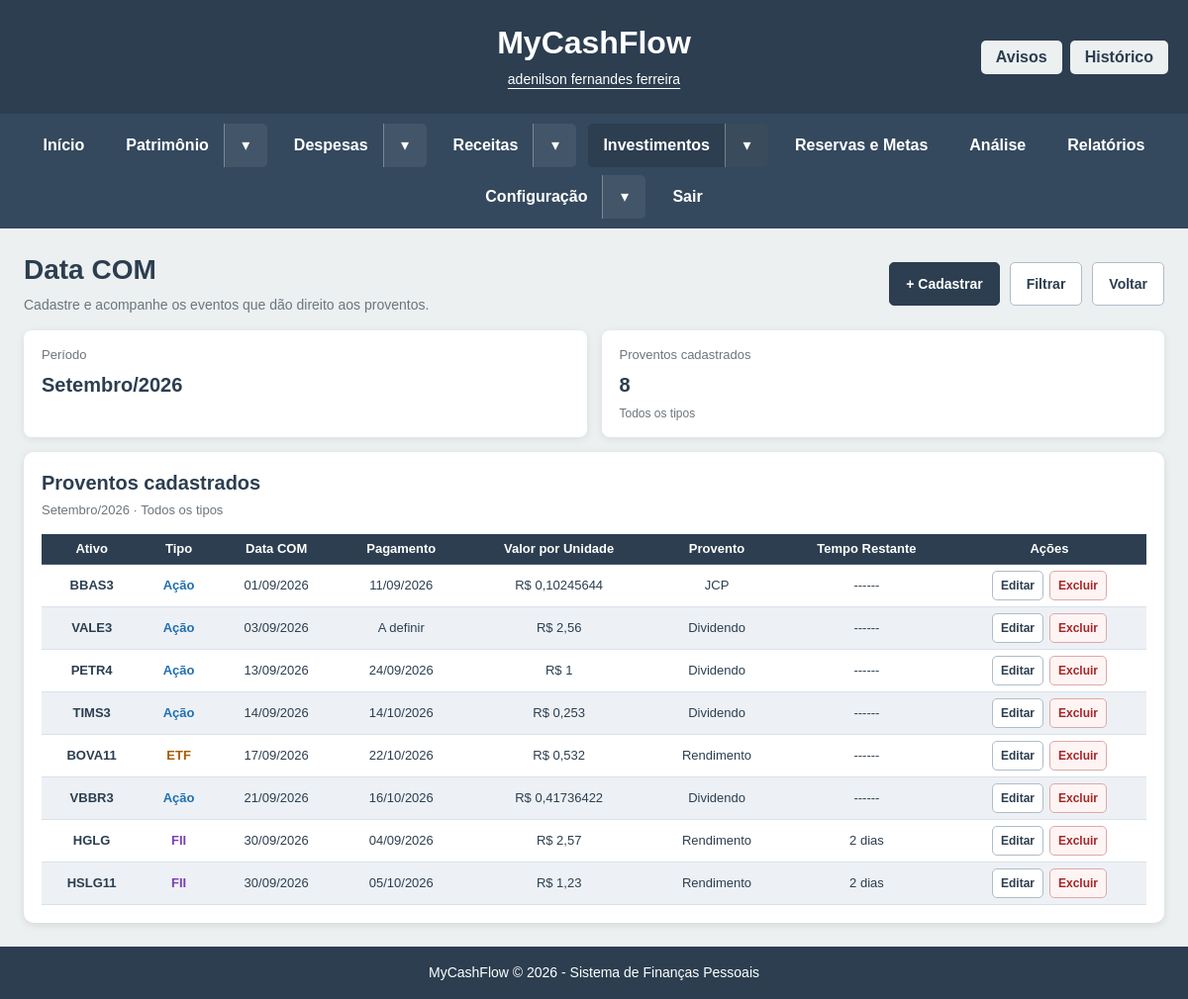
Page /views/div_datacom.php (signed in) on the committed database.
### tables this page shows
CREATE TABLE `div_datacom` (
  `id` int(11) NOT NULL,
  `usuario_id` int(11) NOT NULL,
  `ticker` varchar(10) NOT NULL,
  `tipo_ativo` enum('acao','fii','etf','bdr') NOT NULL,
  `datacom` date NOT NULL,
  `datapag` date DEFAULT NULL,
  `valor` decimal(15,8) NOT NULL,
  `tipo` enum('DIV','JCP','REND') NOT NULL
);

### includes/seguranca.php (called while the page is built, shortened)
<?php
function mcfDonoId(): int {
    return isset($GLOBALS['mcf_contexto']) ? (int)$GLOBALS['mcf_contexto']['proprietario_id'] : mcfUsuarioId();
}
function mcfUsuarioId(): int {
    $id = filter_var($_SESSION['usuario_id'] ?? null, FILTER_VALIDATE_INT, ['options'=>['min_range'=>1]]);
    return (int)$id;
}

### views/div_datacom.php (the view, shortened to what this page needs)
<?php
require_once __DIR__ . '/../config.php';
$usuario_id = mcfDonoId();
$mes = isset($_GET['mes']) ? (int)$_GET['mes'] : (int)date("n");
$ano = isset($_GET['ano']) ? (int)$_GET['ano'] : (int)date("Y");
$tipoAtivoFiltro = isset($_GET['tipo_ativo'])
    ? strtolower(trim($_GET['tipo_ativo']))
    : '';
function formatarValorProvento($valor) {
    $valorFormatado = number_format(
        (float)$valor,
        8,
        ',',
        ''
    );
    $valorFormatado = rtrim(
        $valorFormatado,
        '0'
    );
    $valorFormatado = rtrim(
        $valorFormatado,
        ','
    );
    return $valorFormatado;
}
function formatarData($data) {
    if (empty($data)) {
        return 'A definir';
    }
    return date(
        "d/m/Y",
        strtotime($data)
    );
}
function nomeTipoAtivo($tipo) {
    $tipos = [
        'acao' => 'Ação',
        'fii' => 'FII',
        'etf' => 'ETF',
        'bdr' => 'BDR'
    ];
    return $tipos[$tipo] ?? $tipo;
}
function nomeTipoProvento($tipo) {
    $tipos = [
        'DIV' => 'Dividendo',
        'JCP' => 'JCP',
        'REND' => 'Rendimento'
    ];
    return $tipos[$tipo] ?? $tipo;
}
$meses = [
    1 => "Janeiro",
    2 => "Fevereiro",
    3 => "Março",
    4 => "Abril",
    5 => "Maio",
    6 => "Junho",
    7 => "Julho",
    8 => "Agosto",
    9 => "Setembro",
    10 => "Outubro",
    11 => "Novembro",
    12 => "Dezembro"
];
$sql = "
    SELECT
        id,
        ticker,
        tipo_ativo,
        datacom,
        datapag,
        valor,
        tipo
    FROM div_datacom
    WHERE usuario_id = ?
      AND MONTH(datacom) = ?
      AND YEAR(datacom) = ?
";
$sql .= "
    ORDER BY
        datacom ASC,
        ticker ASC,
        id ASC
";
$stmt = $conn->prepare($sql);
if ($tipoAtivoFiltro !== '') {
    $stmt->bind_param(
        "iiis",
        $usuario_id,
        $mes,
        $ano,
        $tipoAtivoFiltro
    );
} else {
    $stmt->bind_param(
        "iii",
        $usuario_id,
        $mes,
        $ano
    );
}
$stmt->execute();
$result =
    $stmt->get_result();
$divs = [];
while ($row = $result->fetch_assoc()) {
    $divs[] = $row;
}
$totalRegistros = count($divs);
$tipoFiltroTexto =
    $tipoAtivoFiltro !== ''
        ? nomeTipoAtivo($tipoAtivoFiltro)
        : 'Todos os tipos';
?>
<!DOCTYPE html>
<html lang="pt-br">
<head>
    <link
        rel="stylesheet"
        href="../assets/css/style-divis.css?v=5"
    >
</head>
<body>
    <?php include("../includes/header.php"); ?>
    <?php include("../includes/menu.php"); ?>
    <main class="datacom-layout">
        <div class="datacom-cabecalho">
            <div>
                <h1 class="mcf-page-title">Data COM</h1>
                <p>
                    Cadastre e acompanhe os eventos que dão direito aos proventos.
                </p>
            </div>
            <div class="datacom-acoes">
                <button
                    type="button"
                    class="btn-datacom"
                    onclick="abrirModal('modalCadastro')"
                >
                    + Cadastrar
                </button>
                <button
                    type="button"
                    class="btn-datacom btn-secundario"
                    onclick="abrirModal('modalFiltro')"
                >
                    Filtrar
                </button>
                <a
                    href="dividendos.php"
                    class="btn-datacom btn-secundario"
                >
                    Voltar
                </a>
            </div>
        </div>
        <div class="datacom-resumo">
            <div class="datacom-card-resumo">
                <span>Período</span>
                <strong>
                    <?= htmlspecialchars(
                        $meses[$mes]
                    ) ?>/<?= $ano ?>
                </strong>
            </div>
            <div class="datacom-card-resumo">
                <span>
                    Proventos cadastrados
                </span>
                <strong>
                    <?= $totalRegistros ?>
                </strong>
                <small>
                    <?= htmlspecialchars(
                        $tipoFiltroTexto
                    ) ?>
                </small>
            </div>
        </div>
        <div class="datacom-lista">
            <div class="datacom-lista-cabecalho">
                <div>
                    <h2>
                        Proventos cadastrados
                    </h2>
                    <p>
                        <?= htmlspecialchars(
                            $meses[$mes]
                        ) ?>/<?= $ano ?>
                        ·
                        <?= htmlspecialchars(
                            $tipoFiltroTexto
                        ) ?>
                    </p>
                </div>
            </div>
            <div class="datacom-tabela-wrapper">
                <table class="datacom-tabela">
                    <thead>
                        <tr>
                            <th>Ativo</th>
                            <th>Tipo</th>
                            <th>Data COM</th>
                            <th>Pagamento</th>
                            <th>Valor por Unidade</th>
                            <th>Provento</th>
                            <th>Tempo Restante</th>
                            <th>Ações</th>
                        </tr>
                    </thead>
                    <tbody>
                        <?php if (!empty($divs)) { ?>
                            <?php foreach ($divs as $d) { ?>
                                <?php
                                $dataCom =
                                    new DateTime(
                                        $d['datacom']
                                    );
                                $dataCom->setTime(
                                    23,
                                    59,
                                    59
                                );
                                $hoje =
                                    new DateTime();
                                $hoje->setTime(
                                    0,
                                    0,
                                    0
                                );
                                $segundosRestantes =
                                    $dataCom->getTimestamp() -
                                    $hoje->getTimestamp();
                                if (
                                    $segundosRestantes <= 0
                                ) {
                                    $tempoRestante =
                                        "------";
                                } else {
                                    $diasRestantes =
                                        (int)ceil(
                                            $segundosRestantes /
                                            86400
                                        );
                                    $tempoRestante =
                                        $diasRestantes === 1
                                            ? "1 dia"
                                            : "{$diasRestantes} dias";
                                }
                                ?>
                                <tr>
                                    <td class="datacom-ativo">
                                        <?= htmlspecialchars(
                                            $d['ticker']
                                        ) ?>
                                    </td>
                                    <td>
                                        <span
                                            class="datacom-tipo tipo-ativo-<?= htmlspecialchars(
                                                $d['tipo_ativo']
                                            ) ?>"
                                        >
                                            <?= htmlspecialchars(
                                                nomeTipoAtivo(
                                                    $d['tipo_ativo']
                                                )
                                            ) ?>
                                        </span>
                                    </td>
                                    <td>
                                        <?= formatarData(
                                            $d['datacom']
                                        ) ?>
                                    </td>
                                    <td>
                                        <?= formatarData(
                                            $d['datapag']
                                        ) ?>
                                    </td>
                                    <td>
                                        R$
                                        <?= formatarValorProvento(
                                            $d['valor']
                                        ) ?>
                                    </td>
                                    <td>
                                        <?= htmlspecialchars(
                                            nomeTipoProvento(
                                                $d['tipo']
                                            )
                                        ) ?>
                                    </td>
                                    <td>
                                        <?= htmlspecialchars(
                                            $tempoRestante
                                        ) ?>
                                    </td>
                                    <td>
                                        <div class="datacom-acoes-linha">
                                            <button
                                                type="button"
                                                class="btn-linha editar"
                                                onclick="abrirAjuste(
                                                    <?= (int)$d['id'] ?>,
                                                    '<?= htmlspecialchars(
                                                        $d['ticker'],
                                                        ENT_QUOTES
                                                    ) ?>',
                                                    '<?= htmlspecialchars(
                                                        nomeTipoAtivo(
                                                            $d['tipo_ativo']
                                                        ),
                                                        ENT_QUOTES
                                                    ) ?>',
                                                    '<?= htmlspecialchars(
                                                        formatarValorProvento(
                                                            $d['valor']
                                                        ),
                                                        ENT_QUOTES
                                                    ) ?>'
                                                )"
                                            >
                                                Editar
                                            </button>
                                            <form
                                                method="POST"
                                                class="form-excluir"
                                                onsubmit="return confirm('Tem certeza que deseja excluir este registro?');"
                                            >
                                                <button
                                                    type="submit"
                                                    name="deletar_div"
                                                    class="btn-linha excluir"
                                                >
                                                    Excluir
                                                </button>
                                            <?= mcfCsrfField() ?></form>
                                        </div>
                                    </td>
                                </tr>
                            <?php } ?>
                        <?php } ?>
                    </tbody>
                </table>
            </div>
        </div>
    </main>
    <?php include("../includes/footer.php"); ?>
</body>
</html>

### rows in the picture
div_datacom: ticker "BBAS3", tipo_ativo "Ação", datacom "01/09/2026", datapag "11/09/2026", valor "0,10245644", tipo "JCP", datacom "------"
div_datacom: ticker "VALE3", tipo_ativo "Ação", datacom "03/09/2026", datapag "A definir", valor "2,56", tipo "Dividendo", datacom "------"
div_datacom: ticker "PETR4", tipo_ativo "Ação", datacom "13/09/2026", datapag "24/09/2026", valor "1", tipo "Dividendo", datacom "------"
div_datacom: ticker "TIMS3", tipo_ativo "Ação", datacom "14/09/2026", datapag "14/10/2026", valor "0,253", tipo "Dividendo", datacom "------"
div_datacom: ticker "BOVA11", tipo_ativo "ETF", datacom "17/09/2026", datapag "22/10/2026", valor "0,532", tipo "Rendimento", datacom "------"
div_datacom: ticker "VBBR3", tipo_ativo "Ação", datacom "21/09/2026", datapag "16/10/2026", valor "0,41736422", tipo "Dividendo", datacom "------"
div_datacom: ticker "HGLG", tipo_ativo "FII", datacom "30/09/2026", datapag "04/09/2026", valor "2,57", tipo "Rendimento", datacom "2 dias"
div_datacom: ticker "HSLG11", tipo_ativo "FII", datacom "30/09/2026", datapag "05/10/2026", valor "1,23", tipo "Rendimento", datacom "2 dias"

### other values in the picture
mcfRotuloUsuario() "adenilson fernandes ferreira"
$menuEscape($menuRotulo) "Início"
$menuEscape($menuRotulo) "Patrimônio"
$menuEscape($menuRotulo) "Despesas"
$menuEscape($menuRotulo) "Receitas"
$menuEscape($menuRotulo) "Investimentos"
$menuEscape($menuRotulo) "Reservas e Metas"
$menuEscape($menuRotulo) "Análise"
$menuEscape($menuRotulo) "Relatórios"
$menuEscape($menuRotulo) "Configuração"
$menuEscape($menuRotulo) "Sair"
$meses[$mes] "Setembro"
$ano "2026"
$totalRegistros "8"
$tipoFiltroTexto "Todos os tipos"
